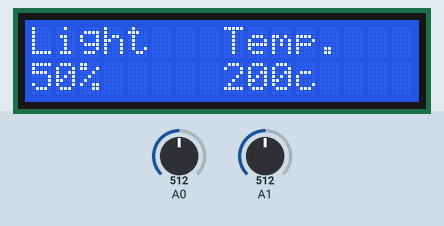
Simulated run of this sketch. Board: Arduino Uno, built with avr-gcc and run on an emulated ATmega328P. On the bench: 16×2 character LCD. The test bench sets the inputs (shaded band); at power-on: A0 = 512, A1 = 512.

Above: at 1.2 s.
1.3 s: A0 set to 716
At 2.5 s:
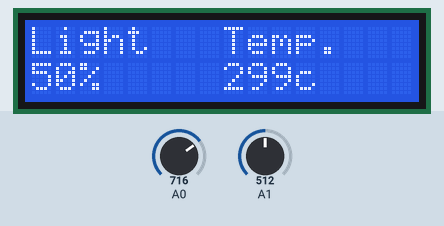
2.8 s: A1 set to 716
At 3.9 s:
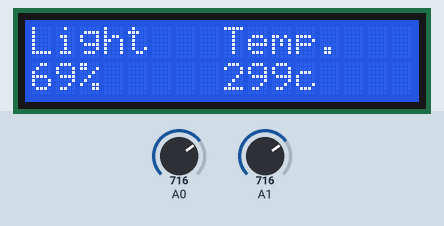
4.4 s: A0 set to 900
At 5.0 s:
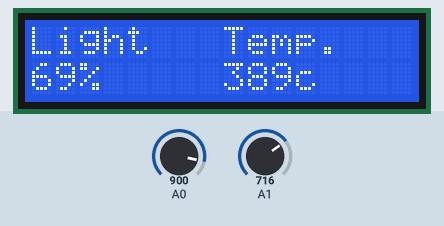
6.0 s: A1 set to 900
At 7.2 s:
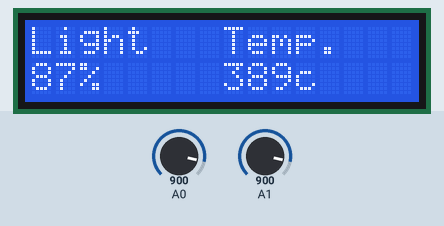
7.5 s: A0 set to 130
At 8.5 s:
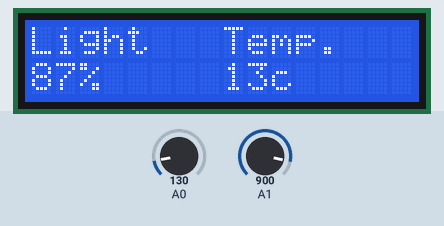
9.1 s: A0 set to 112
At 9.6 s:
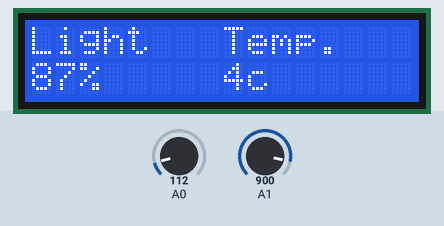
Timing chart, 0 to 11.7 s (numbered marks = the images above; inputs shaded):
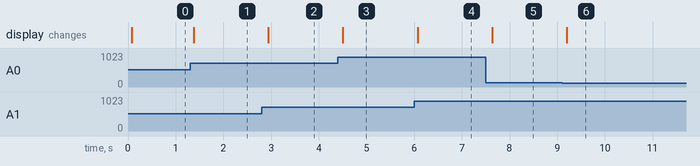

Measured:
- after the input at 1.3 s, the display: changes after 0.08 s (image 1)
- after the input at 2.8 s, the display: changes after 0.14 s (image 2)
- after the input at 4.4 s, the display: changes after 0.11 s (image 3)
- after the input at 6.0 s, the display: changes after 0.07 s (image 4)
- after the input at 7.5 s, the display: changes after 0.14 s (image 5)
- after the input at 9.1 s, the display: changes after 0.10 s (image 6)

The sketch:

climatemonitor.ino
```cpp
#include <LiquidCrystal.h>

// initialize the library with the numbers of the interface pins
LiquidCrystal lcd(12, 11, 5, 4, 3, 2);

int lightValue;
int temperature;
String message;
String lightMessage;
String temperatureMessage;

void setup() {
  Serial.begin(9600);
  lcd.begin(16, 2);
}

void loop() {
  lightValue = analogRead(A1);
  temperature = analogRead(A0);

  float voltage = temperature * 5.0;
  voltage /= 1024.0;
  int degs = (voltage - 0.5) * 100;

  delay(5);
  // moistValue = analogRead(A0);
  // mappedMoistValue = map(moistValue, 0, 1024, 100, 0);
  // message = String(mappedMoistValue) + "%";

  // lightMessage = String(analogRead(A1));


  lightMessage = String(map(analogRead(A1), 0, 1024, 0, 100))  + "%";
  // lightMessage = String((((analogRead(A0)/1024) * 5) - 5) * 100))  + "C°";
  temperatureMessage = String(degs) +  "c";

  lcd.clear();
  lcd.print("Light   Temp.");
  lcd.setCursor(0, 1);
  lcd.print(lightMessage);

  lcd.setCursor(8, 1);
  lcd.print(temperatureMessage);

  delay(250);
}
```
